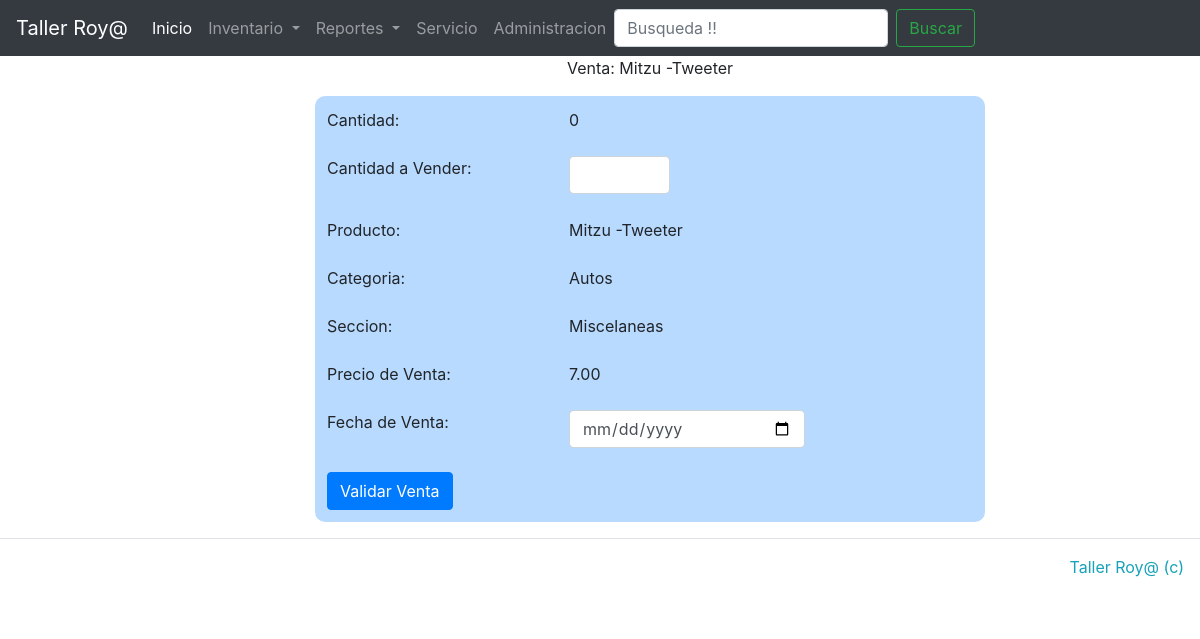
The app's page /inventario/detalles/146/ with its own data.
### inventario/models.py (models this page shows, shortened)
class Pieza(models.Model):
    nombre = models.CharField(max_length=50, null=True, blank=True)
    cantidad = models.IntegerField(null=True, blank=True)
    categoria = models.ForeignKey(Categoria, null=True, blank=True, on_delete=models.SET_NULL)
    precio = models.DecimalField(default=0.00, max_digits=5, decimal_places=2)
    precio_venta = models.DecimalField(default=0.00, max_digits=5, decimal_places=2)
    fecha = models.DateField()
    class Meta:
        ordering = ["categoria"]

class Categoria(models.Model):
    categoria = models.CharField(max_length=30)
    seccion = models.CharField(max_length=100, null=True, blank=True)
    def __unicode__(self):
        return '{}'.format(self.categoria)
    class Meta:
        ordering = ["categoria", "seccion"]

### inventario/views.py (the view, shortened to what this page needs)
# urls.py: url(r'^inventario/detalles/(?P<id>\d+)/$', detalles, name='venta-piezas'),
def detalles(request, id):
    if request.method == 'GET':
        detalles = Pieza.objects.get(id=id)
        return render(request, 'inventario/venta_form.html', {'detalles': detalles})

### inventario/templates/inventario/venta_form.html (shortened to what this page needs)
{% extends "inventario.html" %}
{% block content %}
    <div class="col-7 offset-3">
        <form method="post">
            <p align="center">Venta: {{ detalles.nombre }}</p>
                <table align="center" class="table table-borderless table_report table-primary">
                    <tr>
                        <td>Cantidad: </td>
                        <td>{{detalles.cantidad}}</td>
                        <td>Cantidad a Vender: </td>
                        <td><input class="form-control offset-0 col-3" type="number" name="cantidad" min="0.0" required="True">
                        </td>
                    </tr>
                    <tr><td>Producto: </td> <td>{{ detalles.nombre }}</td></tr>
                    <tr><td>Categoria: </td><td> {{ detalles.categoria }}</td></tr>
                    <tr><td>Seccion: </td><td> {{ detalles.categoria.seccion }}</td></tr>
                    <tr><td>Precio de Venta: </td><td>{{ detalles.precio_venta }}</td><tr>
                    <tr><td>Fecha de Venta: </td><td><input class="form-control col-7" type="date" name="fecha" value="fecha" required="True"> </td></tr>
                    <tr><td><input type="submit" class="btn btn-primary" value="Validar Venta"></td></tr>
                </table>
         </form>
    </div>
{% endblock %}

### inventario/static/css/style.css (style rules this page uses)
.table_report { text-align: left; border-radius:10px 10px 10px 10px; }

### records on screen
Pieza: nombre "Mitzu -Tweeter", cantidad "0", categoria "Autos", categoria.seccion "Miscelaneas", precio_venta "7.00"
